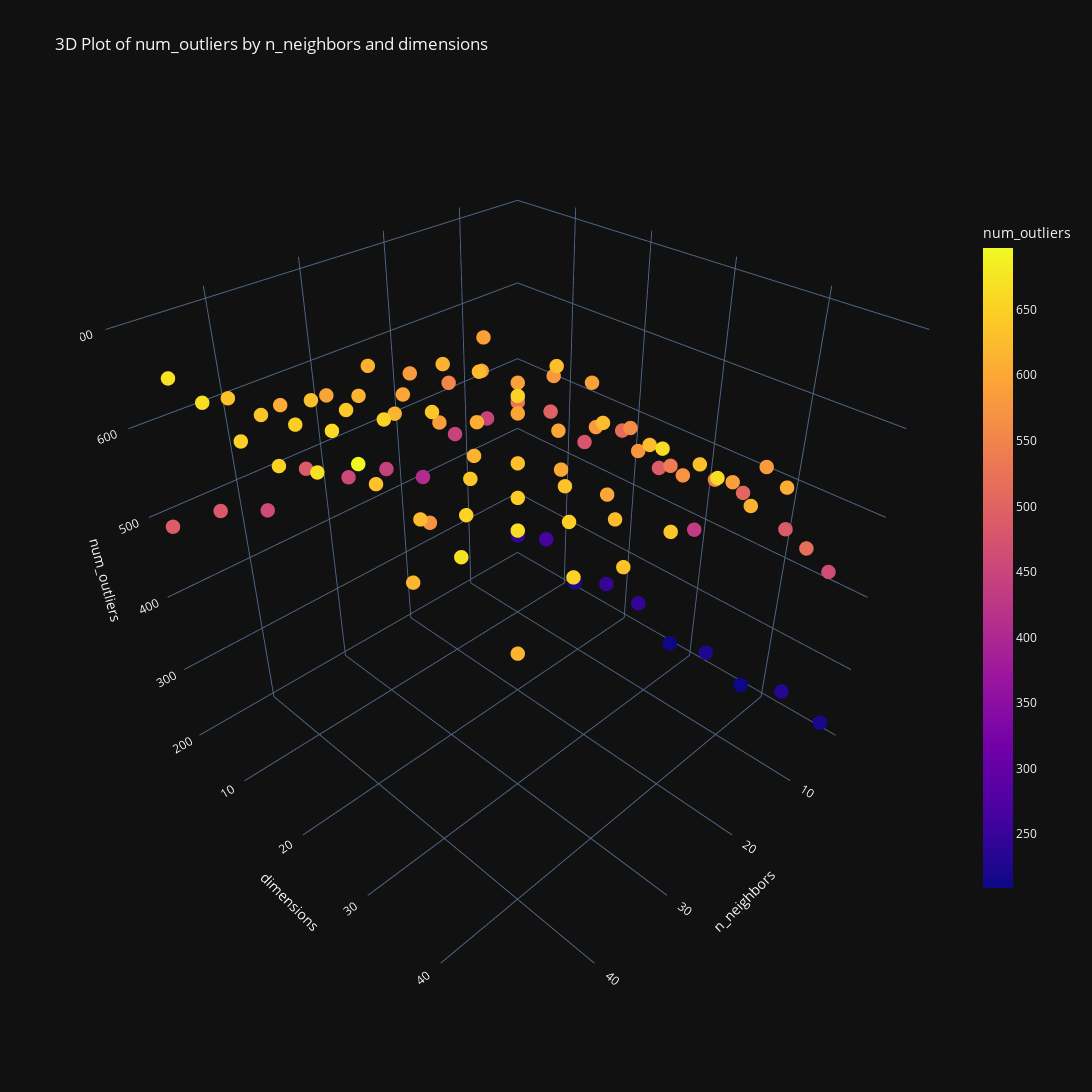

Notebook source saved alongside this figure:
### Code cell
fig = dr_exper_plot3d(metrics, z_metric='num_outliers')
fig.show()

### Figure 1 — Plotly figure (JSON) as saved in the notebook; plotly's stock layout.template omitted (floating-point values rounded to 4 significant figures)
{"data": [{"hovertemplate": "n_neighbors=%{x}<br>dimensions=%{y}<br>num_outliers=%{marker.color}<extra></extra>", "legendgroup": "", "marker": {"color": [651, 537, 454, 220, 478, 483, 629, 590, 671, 631, 461, 581, 619, 607, 227, 615, 661, 408, 640, 559, 264, 633, 626, 446, 630, 486, 628, 697, 612, 586, 210, 596, 646, 591, 662, 244, 652, 647, 627, 615, 505, 591, 667, 583, 244, 488, 606, 497, 635, 580, 489, 666, 665, 644, 516, 598, 638, 434, 630, 650, 442, 246, 588, 496, 632, 599, 220, 653, 638, 581, 596, 597, 616, 489, 605, 651, 638, 572, 447, 616, 601, 233, 624, 586, 570, 544, 622, 610, 514, 459, 612, 529, 667, 624, 576, 669, 654, 209, 633, 553], "coloraxis": "coloraxis", "symbol": "circle", "size": 5}, "mode": "markers", "name": "", "scene": "scene", "showlegend": false, "x": [38, 13, 28, 3, 8, 43, 23, 13, 48, 33, 8, 18, 48, 28, 3, 33, 43, 18, 38, 13, 3, 38, 23, 13, 33, 8, 18, 48, 23, 28, 3, 33, 43, 13, 28, 3, 43, 38, 23, 33, 8, 18, 48, 23, 3, 33, 18, 8, 43, 13, 48, 28, 43, 38, 13, 23, 33, 8, 38, 48, 23, 3, 18, 8, 43, 28, 3, 43, 38, 13, 23, 28, 33, 8, 38, 48, 33, 18, 8, 48, 28, 3, 43, 18, 38, 13, 23, 28, 8, 38, 23, 13, 48, 33, 18, 48, 28, 3, 43, 18], "y": [23, 33, 3, 13, 18, 3, 43, 8, 8, 38, 48, 28, 38, 23, 33, 13, 23, 3, 18, 28, 8, 48, 38, 3, 33, 43, 23, 33, 13, 18, 28, 8, 18, 23, 48, 3, 48, 43, 33, 28, 38, 18, 28, 8, 23, 3, 48, 13, 13, 18, 3, 43, 43, 38, 48, 28, 23, 33, 13, 23, 3, 18, 43, 8, 8, 38, 48, 38, 33, 43, 23, 13, 18, 28, 8, 18, 48, 38, 3, 48, 33, 43, 33, 13, 28, 38, 18, 8, 23, 3, 48, 13, 13, 43, 33, 43, 28, 38, 28, 8], "z": [651, 537, 454, 220, 478, 483, 629, 590, 671, 631, 461, 581, 619, 607, 227, 615, 661, 408, 640, 559, 264, 633, 626, 446, 630, 486, 628, 697, 612, 586, 210, 596, 646, 591, 662, 244, 652, 647, 627, 615, 505, 591, 667, 583, 244, 488, 606, 497, 635, 580, 489, 666, 665, 644, 516, 598, 638, 434, 630, 650, 442, 246, 588, 496, 632, 599, 220, 653, 638, 581, 596, 597, 616, 489, 605, 651, 638, 572, 447, 616, 601, 233, 624, 586, 570, 544, 622, 610, 514, 459, 612, 529, 667, 624, 576, 669, 654, 209, 633, 553], "type": "scatter3d"}], "layout": {"scene": {"domain": {"x": [0.0, 1.0], "y": [0.0, 1.0]}, "xaxis": {"title": {"text": "n_neighbors"}}, "yaxis": {"title": {"text": "dimensions"}}, "zaxis": {"title": {"text": "num_outliers"}}}, "coloraxis": {"colorbar": {"title": {"text": "num_outliers"}, "len": 0.75}, "colorscale": [[0.0, "#0d0887"], [0.1111, "#46039f"], [0.2222, "#7201a8"], [0.3333, "#9c179e"], [0.4444, "#bd3786"], [0.5556, "#d8576b"], [0.6667, "#ed7953"], [0.7778, "#fb9f3a"], [0.8889, "#fdca26"], [1.0, "#f0f921"]], "cmin": 209, "cmax": 697}, "legend": {"tracegroupgap": 0}, "title": {"text": "3D Plot of num_outliers by n_neighbors and dimensions"}, "width": 1600, "height": 1600}}
